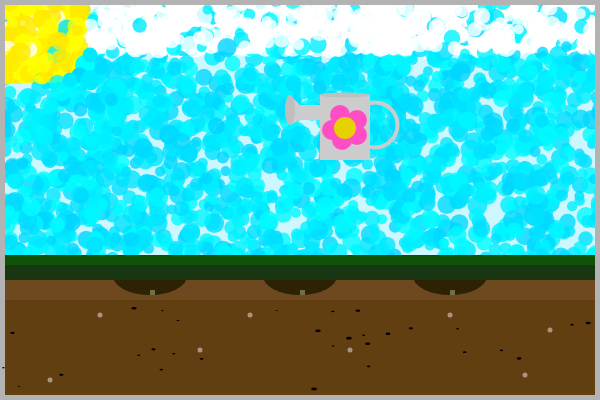
Frame 1 (no input)
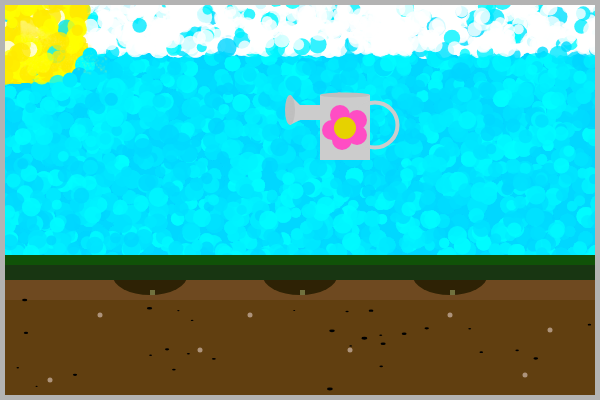
Frame 60 (no input)
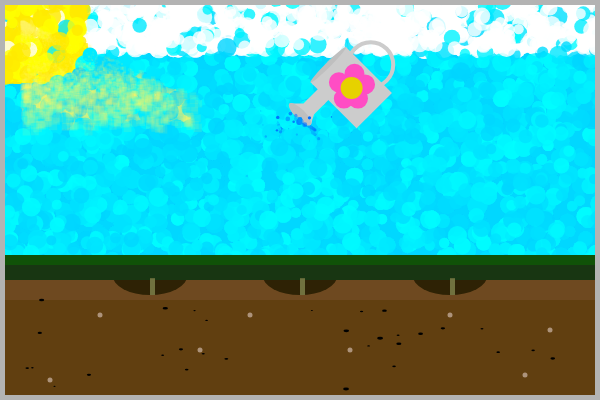
Frame 120 (the mouse pressed at the canvas centre since frame 60)

The p5.js sketch that drew these frames (run headless with seeded random() and noise() and a simulated clock; from frame 60 on, the mouse is pressed at the canvas centre):

// p5.js sketch
// ── sketch.js
// constant globals 
let angle = 0;
let h = 5;
let y = 290;

// systems
let numDots = 2000;
let numSystems = 1;
let numRays = 6;
let numAnts = 30;

// lists
let dots = [];
let ants = [];
let flowers = [];
let systems = [];
let sunSystems = [];

function setup() {
  createCanvas(600, 400);
  colorMode(HSB);

  // global variable hue so that the color doesnt switch everytime draw function is called
  hue1 = random(0, 70)
  hue2 = random(210, 250)
  hue3 = random(260, 325)

  // gravity
  gravity = createVector(0, 0.1);

  // particle system 1 (watering can)
  for (let i = 0; i < numSystems; i++) {
    systems.push(new ParticleSystem(random(100, width-100), height));
  }

  // particle system 2 (sun rays)
  for (let i = 0; i < numRays; i++) {
    sunSystems.push(new SunSystem(20, 20));
  }

  // dot class and using it to make sky and sun
  for (let i = 0; i < numDots; i++) {
    let x = width
    let y = height/1.5;
    sky = random(180, 190)
    dots.push(new Dot(x, y, sky, 100, 100));
    dots.push(new Dot(x, 50, 0, 0, 100));
    dots.push(new Dot(80, 75, 60, 100, 100)); //sun shape
    dots.push(new Dot(85, 75, 55, 100, 100)); 
  }

  // ants
  for (let i = 0; i < numAnts; i++) {
    ants.push(new AntSystem(random(width), random(300, 390)));
}
}

function draw() {
  background(190, 100, 100, 0.2);

  // display our sky first
  for (let dot of dots) {
    dot.display();
  }
  
  // sky dots so sun looks circular
  fill(180, 100, 100);
  ellipse(75, 80, 15, 15);
  ellipse(85, 65, 20, 20);
  fill(190, 100, 100);
  ellipse(79, 75, 15, 15);
  ellipse(80, 75, 15, 15);
  fill(185, 100, 100);
  ellipse(90, 55, 15, 15);
  ellipse(70, 80, 15, 15);
  ellipse(90, 80, 20, 20);



  // WATERING CAN //
  push();

  noStroke();

  translate(width / 2, height / 4); // translate to draw the watering can in the middle
  rotate(angle); //create a variable by which to rotate for watering can effect
  
  fill(80);
  rect(0, 5, 30, 15);
  rect(20, -5, 50, 65);
  triangle(10, 15, -10, 25, -10, -5);

  fill(75);
  ellipse(-10, 10, 10, 30);
  ellipse(45, -5, 50, 5);

  noFill();
  stroke(80);
  strokeWeight(4);
  ellipse(75, 25, 45, 45);


  stroke(75);

  point(-10,0);
  point(-9,5);
  point(-12,9);
  point(-9,13);
  point(-12,16);
  point(-9,20);

  x3 = 57
  y3 = 35
  
  noStroke();
  fill(320, 70, 100);

  ellipse(x3, y3,20,20);
  ellipse(x3-15,y3+5, 20, 20);
  ellipse(x3-25,y3 -5, 20 ,20);
  ellipse(x3- 17,y3 -20, 20, 20);
  ellipse(x3,y3-15, 20, 20);
  fill (55, 100, 90);
  ellipse(x3-12,y3-7, 22, 22)

  pop();



  // DIRT//
  fill(32, 71, 43);
  rect(0, 270, width, 100);
  fill(35, 84, 38);
  rect(0, 300, width, 100);

  stroke(29, 29, 68);
  strokeWeight(5);
  point(50, 380);
  point(350, 350);
  point(200, 350);
  point(100, 315);
  point(250, 315);
  point(450, 315);
  point(550, 330);
  point(525, 375);
  


  // DIRT HOLES //
  fill(42, 89, 18);
  noStroke();
  ellipse(width/4, 275, 75, 40);
  ellipse(width/2, 275, 75, 40);
  ellipse(450, 275, 75, 40);



  // GRASS//
  fill(111, 66, 21);
  rect(0, 265, width, 15);
  fill(114, 90, 32);
  rect(0, 255, width, 10);
  
  


  // PLANTS //
  fill(63, 44, 48, 0.9);
  rect(width/4, y, 5, h);
  fill(63, 44, 48, 0.9);
  rect(width/2, y, 5, h);
  fill(63, 44, 48, 0.9);
  rect(450, y, 5, h);
  line(30, 20, 85, 75);



  // BORDER //
  noFill();
  strokeWeight(10);
  stroke(0, 0, 70);
  rect(0, 0, width, height);

  // ants
  for (let ant of ants) {
    ant.update();
    ant.display();
}

  // sun systems
  for (let ss of sunSystems) {
    ss.update();
  }




  // WATERING CAN SIDEWAYS CONDITION //
  if (angle == - PI/4) {
    for (let ps of systems) {
      ps.update();
    }
    if (h <= 80) {
      // console.log(h)
      h += 0.2;
      y -= 0.2;
  }else {
    // FLOWER 1
    x1 = width/4 + 15;
    y1 = 215;

    noStroke();

    fill(hue1, 90, 100);
    ellipse(x1, y1,20,20);
    ellipse(x1-15,y1+5, 20, 20);
    ellipse(x1-25,y1 -5, 20 ,20);
    ellipse(x1-17,y1 -20, 20, 20);
    ellipse(x1,y1-15, 20, 20);
    fill (55, 100, 90);
    ellipse(x1-12,y1-7, 22, 22);

    // FLOWER 2
    x2 = width/2 + 15;
    y2 = 225;

    noStroke();

    fill(hue2, 80, 100);
    ellipse(x2, y2,20,20);
    ellipse(x2-15,y2+5, 20, 20);
    ellipse(x2-25,y2-5, 20 ,20);
    ellipse(x2-17,y2-20, 20, 20);
    ellipse(x2,y2-15, 20, 20);
    fill (55, 100, 90);
    ellipse(x2-12,y2-7, 22, 22);

    // FLOWER 3
    x3 = 465
    y3 = 215
    noStroke();
    fill(hue3, 70, 100);
    ellipse(x3, y3,20,20);
    ellipse(x3-15,y3+5, 20, 20);
    ellipse(x3-25,y3 -5, 20 ,20);
    ellipse(x3- 17,y3 -20, 20, 20);
    ellipse(x3,y3-15, 20, 20);
    fill (55, 100, 90);
    ellipse(x3-12,y3-7, 22, 22)
  } 
  }

}
function mousePressed() { // rotate can with mouse press
    angle -= PI / 4;
    if (angle != - PI/4) {
      angle = 0;
  }
  }
// ── AntSystem.js
class AntSystem {
    constructor(x, y) {
        this.pos = createVector(x, y); 
        this.speed = random(0.2, 0.3); 
        this.size = random(1 , 3); 
    }
    wrap(){
        if (this.pos.x > width -10) {
            this.pos.x = 10;
            this.pos.y = random(300, 390)
        }
    }

    update() {
        this.pos.x += this.speed;
        this.wrap();
    }
    display() {
        fill(0); 
        noStroke(); 
        ellipse(this.pos.x, this.pos.y, this.size * 2, this.size); 
    }
}
// ── Dot.js
class Dot {
  constructor(x, y, hue, saturation, brightness) {
    this.x = random(x);
    this.y = random(y);
    this.radius = random(5, 10);
    this.hue = hue;
    this.saturation = saturation;
    this.brightness = brightness;
  }

  display() {
    fill(this.hue, this.saturation, this.brightness, 0.8);
    noStroke();
    ellipse(this.x, this.y, this.radius * 2);
  }
  
}

// ── Particle.js
class Particle {
    constructor(x, y, h) {
        this.pos = createVector(x, y);
        this.vel = createVector(random(-2, 2), random(-1, 1));
        this.acc = createVector(0, 0);

        this.hue = (h + random(20)) % 360;

        this.mass = random(1, 5);

        // Make the radius have something to do with the mass.
        this.radius = 1 + sqrt(this.mass);

        this.lifetime = random(50, 200);
    }


    addForce(force) {
        let forceWithMass = p5.Vector.div(force, this.mass);
        this.acc.add(forceWithMass);
    }

    addWaterDrag() {
        // fDrag = -C * mag(velocity)^2
        let dragConstant = -0.3;
        let forceDrag = this.vel.mag() * this.vel.mag() * dragConstant;
        let drag = p5.Vector.normalize(this.vel);
        drag.mult(forceDrag);
        this.addForce(drag);
    }

    update() {
        this.lifetime--;
        if (this.lifetime < 0) {
            this.destroy = true;
        }

        this.radius -= 0.1;

        // FORCES
        this.addForce(gravity);

        if (this.pos.y > height/2) {
            this.addWaterDrag();
        }

        // MOVEMENT
        this.vel.add(this.acc); // Apply acceleration (and thus the forces) to vel
        this.vel.limit(5); // This limits the magnitude of the velocity vector
        this.pos.add(this.vel); // Apply velocity to position


        this.acc.mult(0);
    }

    show() {
        push();

        noStroke();

        translate(this.pos.x, this.pos.y);
        imageMode(CENTER);
        fill(this.hue, 100, 100, 0.9 - map(this.lifetime, 0, 50, 0.6, 0.3));
        ellipse(0, 0, this.radius * 2);

        pop();
    }
}
// ── ParticleSystem.js
class ParticleSystem {
    constructor(x, y) {
        this.pos = createVector(x, y);
        this.particles = [];

        this.active = false;

        this.waterCanHeight = 125;
        this.radius = random(1, 3);
        this.speed = -9;

        this.hue = random(190, 215);
    }

    update() {
        // Move upward until boomHeight, and then activate the particle instantiation
        if (this.pos.y < this.waterCanHeight) {
            this.active = true;
        } else {
           // Draw the particle system point when it isn't active (to sort of look like a firework)
            // Below is a bunch of me just messing around with position and size.
            // this.pos.x += map(noise((frameCount + this.waterCanHeight)/50), 0, 1, -2, 2);
            this.pos.x = 300;
            this.pos.y += this.speed;
        }

        // If active, create a particle every time update is called
        if (this.active) {
            this.particles.push(new Particle(this.pos.x, this.pos.y, this.hue));
        }

        // Update and display all the particle system's particles
        for (let particle of this.particles) {
            particle.update();
            particle.show();
        }

        // If the particle's lifetime reached zero, remove it from the system's array
        for (let i = this.particles.length - 1; i >= 0; i--) {
            if (this.particles[i].destroy) {
                this.particles.splice(i, 1);
            }
        }
    }
}
// ── SunParticle.js

class SunParticle {
    constructor(x, y, h, l) {
        this.pos = createVector(x, y);
        this.vel = createVector(random(0, 1.5), random(0.6, 0.9)); // reduce vel so that its slower
        this.acc = createVector(0, 0);

        this.hue = h;
        this.length = l;
        this.lifetime = random(100, 270);
    }

    update() {
        this.lifetime--;
        this.pos.add(this.vel); 
        this.length -= 0.1;
    }

    show() {
        push();
        colorMode(HSB);
        noStroke();
        fill(this.hue, 60, 100, 0.1);
        rect(this.pos.x, this.pos.y, this.length);
        pop();
    }
}
// ── SunSystem.js
class SunSystem {
    constructor(x, y) {
        this.pos = createVector(x, y);
        this.particles = [];

        this.active = true;

        this.maxLifetime = random(200, 400);
        this.length = random(3, 5); 
        this.speed = random(0.02, 0.5);
        this.hue = 55;
    }

    update() {
        if (this.active) {
            let numRaysPerFrame = 5; // sun rays per frame
            for (let p = 0; p < numRaysPerFrame; p++) {
                this.particles.push(new SunParticle(this.pos.x, this.pos.y, this.hue, this.length));
            }
        }
    
        for (let i = this.particles.length - 1; i >= 0; i--) {
            let particle = this.particles[i];
            particle.update();
            particle.show();
            if (particle.lifetime <= 0) {
                this.particles.splice(i, 1); // kill it 
            }
        }
    
        if (frameCount > this.maxLifetime) {
            this.active = false;
        }
    }
}   
